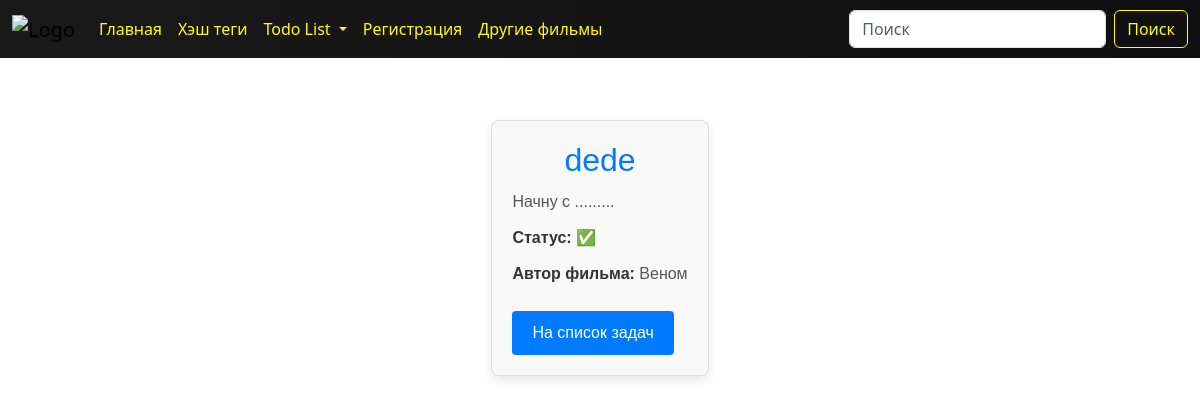
The app's page /todo_list/9/ with its own data.
### todo/models.py (models this page shows, shortened)
class TodoModel(models.Model):
    CHECKING = (
        ('✅', '✅'),
        ('❌', '❌')
    )
    title = models.CharField(max_length=100)
    description = models.TextField(default='Начну с .........')
    choice_check = models.CharField(max_length=10, choices=CHECKING)
    film_by = models.ForeignKey(FilmModel, on_delete=models.CASCADE, related_name='buy_film', null=True)

### films_blog/models.py (models this page shows)
class FilmModel(models.Model):
    GENRE = (
        ('Ужасы', 'Ужасы'),
        ('Комедия', 'Комедия'),
        ('Приключения', 'Приключения')
    )
    image = models.ImageField(upload_to='films/', verbose_name='Загрузите фото фильма')
    title = models.CharField(max_length=100, verbose_name='укажите название фильма')
    description = models.TextField(verbose_name='Укажите описание', blank=True)
    price = models.FloatField(verbose_name='укажите цену на фильм', default=10)
    created_at = models.DateField(auto_now_add=True)
    genre = models.CharField(max_length=100, choices=GENRE, default='Комедия')
    time_watch = models.TimeField(verbose_name='Укажите длительность фильма', blank=True)
    director = models.CharField(max_length=100, verbose_name='укажите режисера', default='Иван Иванов')
    trailer = models.URLField(verbose_name='укажите ссылку трейлера фильма', null=True)
    class Meta:
        verbose_name = 'фильм'
        verbose_name_plural = 'фильмы'
    def __str__(self):
        return self.title

### todo/views.py (the view)
# urls.py: path('todo_list/<int:id>/', views.TodoDetailView.as_view(), name='todo_detail'),
class TodoDetailView(generic.DetailView):
    template_name = 'todo/todo_detail.html'
    context_object_name = 'todo_id'
    def get_object(self, **kwargs):
        todo_id = self.kwargs.get('id')
        return get_object_or_404(TodoModel, id=todo_id)

### templates/todo/todo_detail.html
{% load static %}
{% include 'components/header.html' %}
<link rel="stylesheet" href="{% static 'todo/todo_detail.css' %}">
<div class="todo-details">
    <h1 class="todo-title">{{ todo_id.title }}</h1>
    <p class="todo-description">{{ todo_id.description }}</p>
    <p class="todo-status">
        <strong>Статус:</strong> {{ todo_id.choice_check }}
    </p>
    <p class="todo-author">
        <strong>Автор фильма:</strong> {{ todo_id.film_by }}
    </p>
    <a href="{% url 'todoList' %}" class="back-link">На список задач</a>
</div>

### static/main_page/show_list.css (style rules this page uses)
body { display: flex; flex-direction: column; min-height: 100vh; padding-top: 70px; background: url("https://i.pinimg.com/736x/e3/7d/a9/e37da92d1e32051af32a81a8950733f3.jpg"); background-repeat: no-repeat; background-size: cover; background-position: center; }

### static/todo/todo_detail.css (style rules this page uses)
.todo-details { max-width: 600px; margin: 50px auto; padding: 20px; background-color: #f9f9f9; border: 1px solid #ddd; border-radius: 8px; box-shadow: 0 4px 8px rgba(0, 0, 0, 0.1); font-family: Arial, sans-serif; color: #333; }
.todo-title { font-size: 2rem; margin-bottom: 10px; color: #007BFF; text-align: center; }
.todo-description, .todo-status, .todo-author { font-size: 1rem; line-height: 1.6; margin: 10px 0; color: #555; }
.todo-status strong, .todo-author strong { color: #333; }
.back-link { display: inline-block; margin-top: 15px; padding: 10px 20px; font-size: 1rem; text-decoration: none; color: #fff; background-color: #007BFF; border-radius: 4px; transition: background-color 0.3s ease; }

### records on screen
TodoModel: title "dede", description "Начну с .........", choice_check "✅", film_by "Веном"
